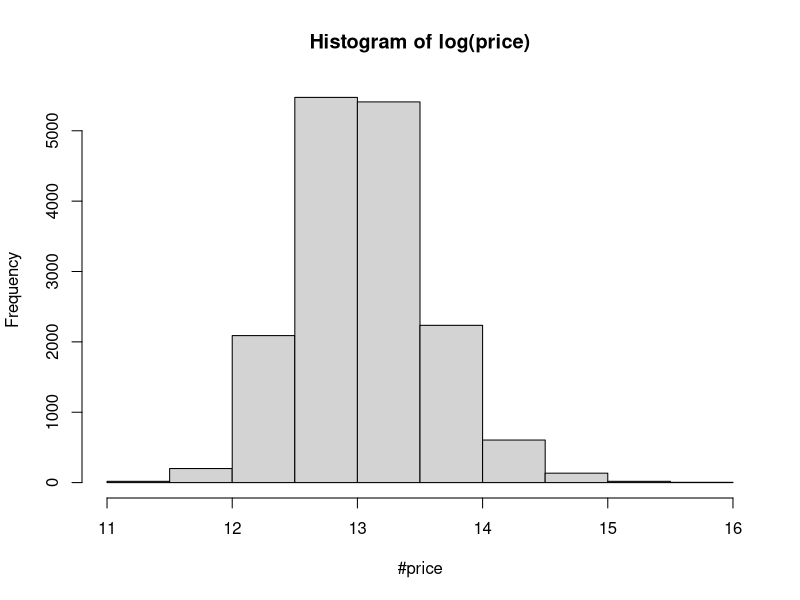
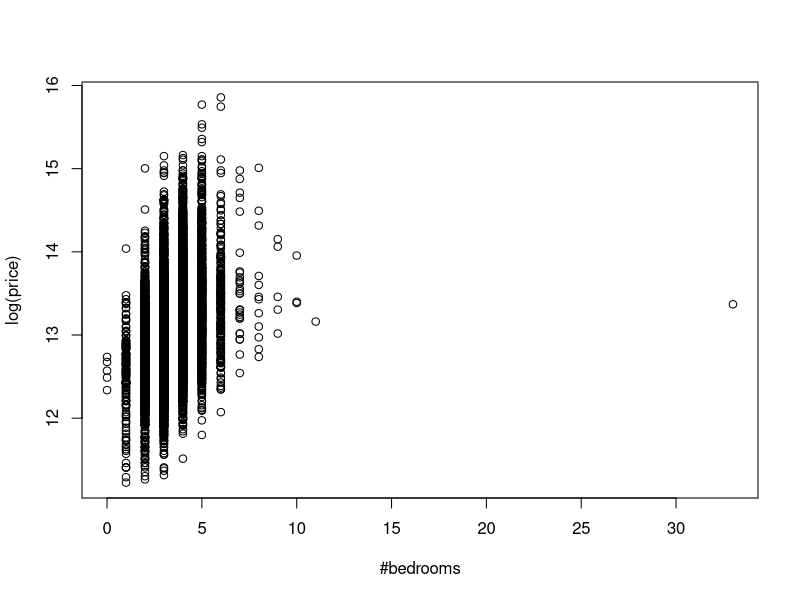
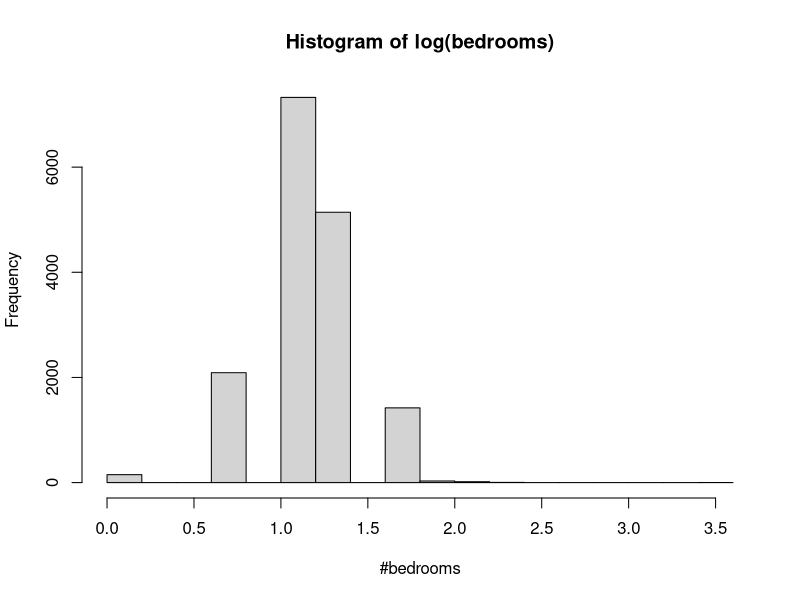
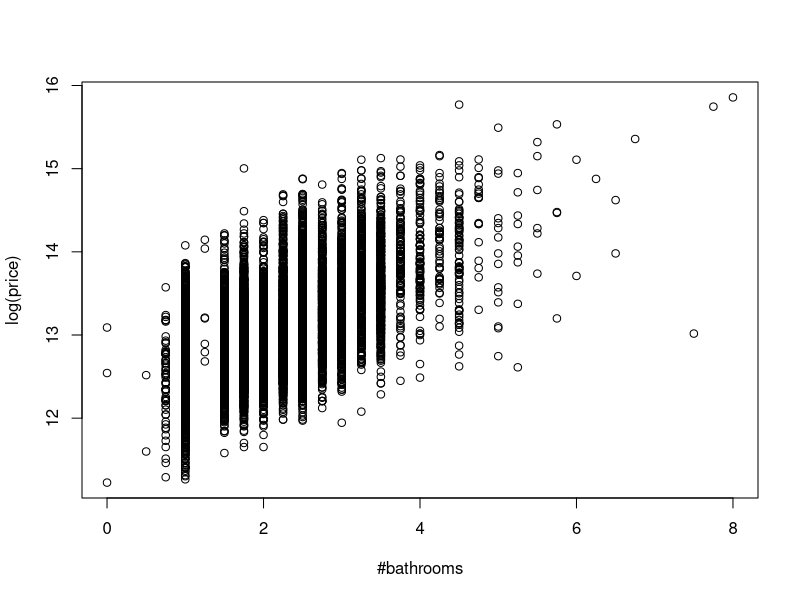
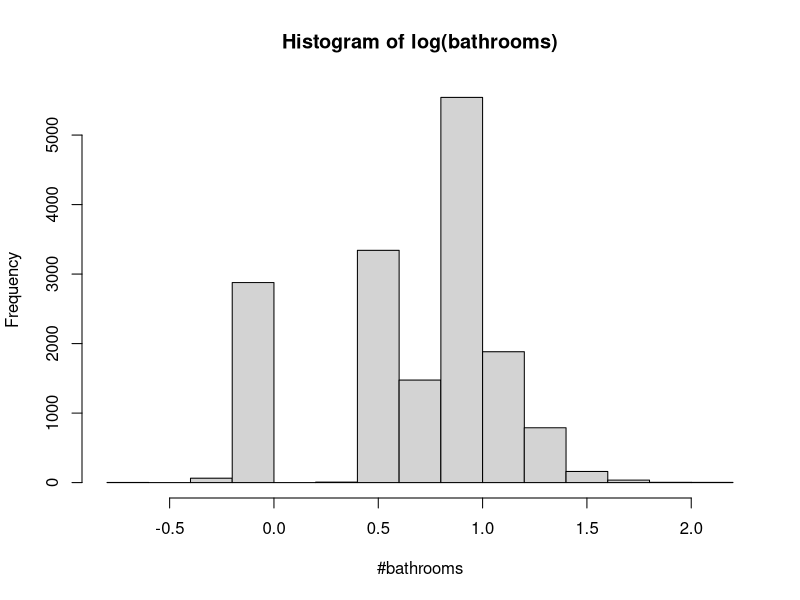
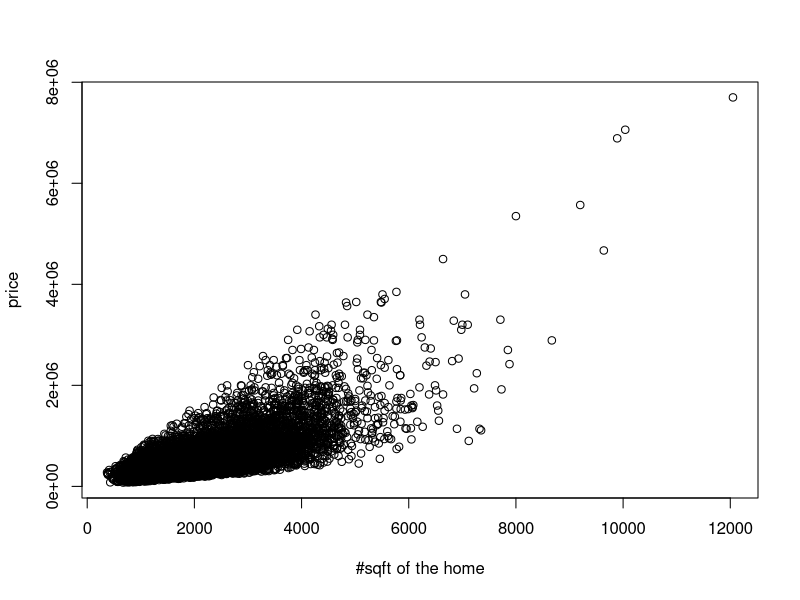
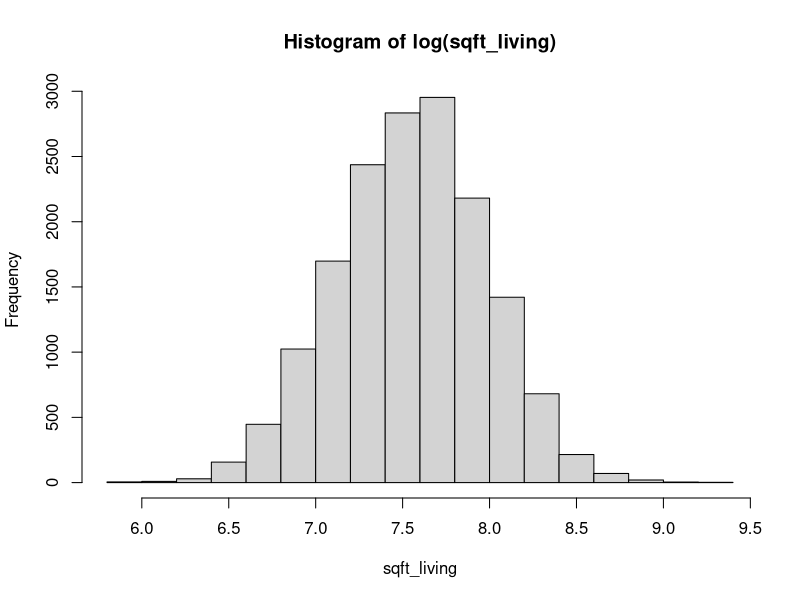
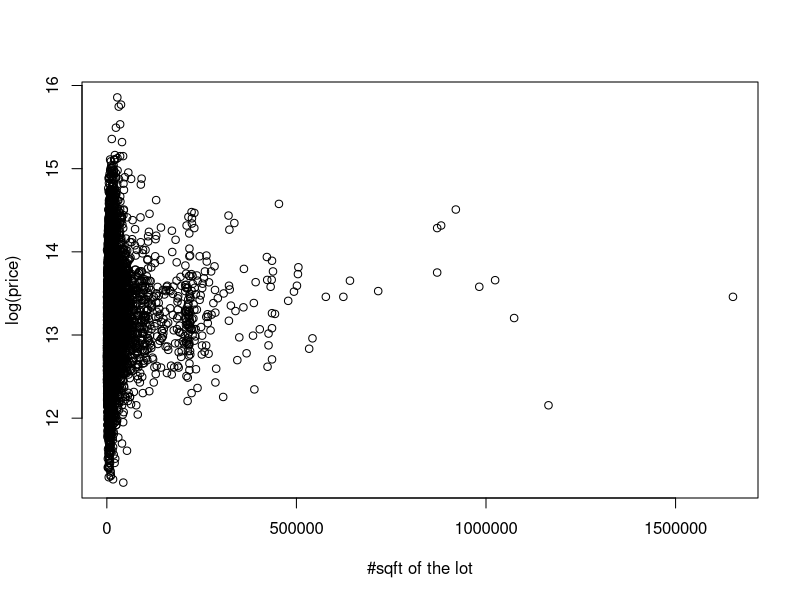

R code for these plots, in order:
## ---- chunk 1
knitr::opts_chunk$set(echo = TRUE)
## ---- chunk 2
dat <- read.csv("king.csv")
head(dat)
## ---- chunk 3
all(dat$X==dat$ID)
## ---- chunk 4
dat$X <- NULL
dat$ID <- NULL
# keep original data set stored because later, columns will be added to dat
orig_dat <- dat
## ---- chunk 5
summary(dat$price)
hist(log(dat$price), main = "Histogram of log(price)", xlab="#price")
## ---- chunk 6
summary(dat)
## ---- chunk 7
plot(log(dat$price)~dat$bedrooms, xlab="#bedrooms", ylab="log(price)")
## ---- chunk 8
cor(dat$price,dat$bedrooms)
## ---- chunk 9
max(dat$bedrooms)
## ---- chunk 10
cor(dat[dat$bedrooms<30, "price"], dat[dat$bedrooms<30, "bedrooms"])
## ---- chunk 11
summary(dat$bedrooms)
table(dat$bedrooms)
## ---- chunk 12
hist(log(dat$bedrooms), main="Histogram of log(bedrooms)", xlab="#bedrooms")
## ---- chunk 13
plot(log(dat$price)~dat$bathrooms, xlab="#bathrooms", ylab="log(price)")
## ---- chunk 14
cor(dat$price, dat$bathrooms)
## ---- chunk 15
summary(dat$bathrooms)
table(dat$bathrooms)
## ---- chunk 16
hist(log(dat$bathrooms), main="Histogram of log(bathrooms)", xlab="#bathrooms")
## ---- chunk 17
plot(dat$price~dat$sqft_living, xlab="#sqft of the home", 
     ylab="price")
## ---- chunk 18
cor(dat$price, dat$sqft_living)
## ---- chunk 19
summary(dat$sqft_living)
## ---- chunk 20
hist(log(dat$sqft_living), main="Histogram of log(sqft_living)", xlab="sqft_living")
## ---- chunk 21
plot(log(dat$price)~dat$sqft_lot, xlab="#sqft of the lot", ylab="log(price)")
## ---- chunk 22
cor(dat$price, dat$sqft_lot)
## ---- chunk 23
summary(dat$sqft_lot)
## ---- chunk 24
hist(log(dat$sqft_lot), main="Histogram of log(sqft_lot)", xlab="sqft_lot")
## ---- chunk 25
boxplot(log(dat$price)~dat$floors, xlab="#floors", ylab="price")
## ---- chunk 26
cor(dat$price, dat$floors)
## ---- chunk 27
summary(dat$floors)
table(dat$floors)
## ---- chunk 28
hist(dat$floors, main = "Histogram of floors", xlab="#floors")
## ---- chunk 29
dat$waterfront <- as.factor(dat$waterfront)
levels(dat$waterfront) <- c("No-Waterfront", "Waterfront")
## ---- chunk 30
boxplot(log(dat$price)~dat$waterfront, xlab="view to waterfront", 
     ylab="log(price)")
## ---- chunk 31
mean(dat[dat$waterfront=="No-Waterfront", "price"])
## ---- chunk 32
mean(dat[dat$waterfront=="Waterfront", "price"])
## ---- chunk 33
summary(dat$waterfront)
table(dat$waterfront)
## ---- chunk 34
boxplot(log(dat$price)~dat$view, xlab="#times the house has been viewed", 
        ylab="log(price)")
## ---- chunk 35
cor(dat$price, dat$view)
## ---- chunk 36
summary(dat[dat$view==0, "price"])
## ---- chunk 37
# get the number of outliers (below lower whisker of boxplot or above upper
# whisker). Whiskers are calculated by:
# (1st_quartile) - 1.5*(IQR) = (1st_quartile) - 1.5*(3rd_quartile-1st_quartile)
# and 
# (3rd_quartile) + 1.5*(IQR) = (3rd_quartile) + 1.5*(3rd_quartile-1st_quartile)
length(dat[dat$view==0 
           & log(dat$price) < log(312000) - 1.5*(log(600000)-log(312000))
           | log(dat$price) > log(600000) + 1.5*(log(600000)-log(312000)),
           "price"])
## ---- chunk 38
length(dat[dat$view==0 
           & log(dat$price) < log(312000) - 1.5*(log(600000)-log(312000))
           | log(dat$price) > log(600000) + 1.5*(log(600000)-log(312000)),
           "price"]) / length(dat[dat$view==0, "price"])
## ---- chunk 39
summary(dat[dat$view==1, "price"])
## ---- chunk 40
length(dat[dat$view==1 
           & log(dat$price) < log(515750) - 1.5*(log(947500)-log(515750))
           | log(dat$price) > log(947500) + 1.5*(log(947500)-log(515750)),
           "price"]) / length(dat[dat$view==1, "price"])
## ---- chunk 41
summary(dat[dat$view==2, "price"])
## ---- chunk 42
length(dat[dat$view==2 
           & log(dat$price) < log(489500) - 1.5*(log(935500)-log(489500))
           | log(dat$price) > log(935500) + 1.5*(log(935500)-log(489500)),
           "price"]) / length(dat[dat$view==2, "price"])
## ---- chunk 43
summary(dat[dat$view==3, "price"])
## ---- chunk 44
length(dat[dat$view==3 
           & log(dat$price) < log(582525) - 1.5*(log(1320000)-log(582525))
           | log(dat$price) > log(1320000) + 1.5*(log(1320000)-log(582525)),
           "price"]) / length(dat[dat$view==2, "price"])
## ---- chunk 45
summary(dat[dat$view==4, "price"])
## ---- chunk 46
length(dat[dat$view==4 
           & log(dat$price) < log(811000) - 1.5*(log(1705000)-log(811000))
           | log(dat$price) > log(1705000) + 1.5*(log(1705000)-log(811000)),
           "price"]) / length(dat[dat$view==2, "price"])
## ---- chunk 47
aggregate(dat$price, list(dat$view), FUN=sd)
## ---- chunk 48
summary(dat$view)
table(dat$view)
## ---- chunk 49
dat$condition <- as.factor(dat$condition)
levels(dat$condition) <- c("Bad Condition", "Average Condition", "Good Condition", "Very Good Condition", "Excellent Condition")
## ---- chunk 50
boxplot(log(dat$price)~dat$condition, xlab="Condition of the house", 
        ylab="log(price)")
## ---- chunk 51
aggregate(dat$price~dat$condition, FUN=mean)
## ---- chunk 52
table(dat$condition)
## ---- chunk 53
boxplot(log(dat$price)~dat$grade, xlab="grade of the house", ylab="log(price)")
## ---- chunk 54
cor(dat$price, dat$grade)
## ---- chunk 55
summary(dat$grade)
table(dat$grade)
hist(dat$grade, main="Histogram of grade", xlab="#grade")
## ---- chunk 56
plot(log(dat$price)~dat$sqft_above, xlab="sqft of the house", 
     ylab="log(price)")
## ---- chunk 57
cor(dat$price, dat$sqft_above)
## ---- chunk 58
dat$sqft_above_1000_range <- cut(dat$sqft_above, breaks=seq(0,9000,1000), 
                             labels=c("1-1000", "1001-2000", "2001-3000", 
                                      "3001-4000", "4001-5000", "5001-6000",
                                      "6001-7000", "7001-8000", "8001-9000"))
head(dat[, c("sqft_above", "sqft_above_1000_range")])
## ---- chunk 59
plot(log(dat$price)~dat$sqft_above_1000_range, 
     xlab="sqft of the house (without basement) in range of 1000",
     ylab="log(price)")
## ---- chunk 60
table(dat$sqft_above_1000_range)
## ---- chunk 61
summary(dat$sqft_above)
hist(dat$sqft_above)
## ---- chunk 62
plot(log(dat$price)~dat$sqft_basement, xlab="sqft of the basement", 
     ylab="log(price)")
## ---- chunk 63
cor(dat$price, dat$sqft_basement)
## ---- chunk 64
length(dat[dat$sqft_basement==0, "sqft_basement"]) / length(dat$sqft_basement)
## ---- chunk 65
cor(dat[dat$sqft_basement!=0, "price"], 
    dat[dat$sqft_basement!=0, "sqft_basement"])
## ---- chunk 66
summary(dat$sqft_basement)
## ---- chunk 67
hist(dat$sqft_basement, main="Histogram of sqft_basement", xlab="sqft basement")
## ---- chunk 68
plot(log(dat$price)~dat$yr_built, xlab="year built", ylab="log(price)")
## ---- chunk 69
dat$yr_built_10_range <- cut(dat$yr_built, breaks=seq(1900,2020,10), 
                             labels=c("1900-1910", "1911-1920", "1921-1930", 
                                      "1931-1940", "1941-1950", "1951-1960", 
                                      "1961-1970", "1971-1980", "1981-1990", 
                                      "1991-2000", "2001-2010", "2011-2020"))
# check if it worked: 
head(dat[, c("yr_built", "yr_built_10_range")])
## ---- chunk 70
boxplot(log(dat$price)~dat$yr_built_10_range, 
        xlab="yr_built in ranges of 10 years", ylab="log(price)")
## ---- chunk 71
dat$yr_built_20_range <- cut(dat$yr_built, breaks=seq(1900,2020,20), 
                             labels=c("1900-1920", "1921-1940", "1941-1960", 
                                      "1961-1980", "1981-2000", "2001-2020"))
# check if it worked: 
head(dat[, c("yr_built", "yr_built_20_range")])
## ---- chunk 72
boxplot(log(dat$price)~dat$yr_built_20_range, 
        xlab="yr_built in ranges of 20 years", ylab="log(price)")
## ---- chunk 73
cor(dat$price,dat$yr_built)
## ---- chunk 74
summary(dat$yr_built_10_range)
## ---- chunk 75
hist(dat$yr_built, main="Histogram of yr_built", xlab="yr_built")
## ---- chunk 76
plot(log(dat$price)~dat$yr_renovated, xlab="renovated year", ylab="log(price)")
## ---- chunk 77
plot(log(dat[dat$yr_renovated!=0, "price"])~
       dat[dat$yr_renovated!=0, "yr_renovated"],
     xlab="renovation year", ylab="log(price)")
## ---- chunk 78
cor(dat$price,dat$yr_renovated)
## ---- chunk 79
cor(dat[dat$yr_renovated!=0, "price"], dat[dat$yr_renovated!=0, "yr_renovated"])
## ---- chunk 80
hist(dat$yr_renovated, main="Histogram of yr_renovated", xlab="yr_renovated")
## ---- chunk 81
aggregate(dat$price, list(dat$zipcode), FUN=mean)
## ---- chunk 82
boxplot(log(dat$price)~dat$zipcode, xlab="zipcode", ylab="log(price)")
## ---- chunk 83
dat$zipcode_20_range <- cut(dat$zipcode, breaks=seq(98000,98200,20), 
                             labels=c("98001-98020", "98021-98040", 
                                      "98041-98060", "98061-98080",
                                      "98081-98100", "98101-98120",
                                      "98121-98140", "98141-98160",
                                      "98161-98180", "98181-98200"))
# check if it worked: 
head(dat[, c("zipcode", "zipcode_20_range")])
## ---- chunk 84
boxplot(log(dat$price)~dat$zipcode_20_range, 
        xlab="zipcodes, grouped in ranges of 20", ylab="log(price)")
## ---- chunk 85
hist(dat$zipcode, main="Histogram of zipcode", xlab="zipcode")
## ---- chunk 86
plot(log(dat$price)~dat$lat, xlab="latitude coordinate", ylab="log(price)")
## ---- chunk 87
dat$lat_005_range <- cut(dat$lat, breaks=seq(47.15, 47.80, 0.05), 
                         labels=c("47.11-47.20", "47.21-47.25", "47.26-47.30",
                                  "47.31-47.35", "47.36-47.40", "47.41-47.45",
                                  "47.46-47.50", "47.51-47.55", "47.56-47.60",
                                  "47.61-47.65", "47.66-47.70", "47.71-47.75",
                                  "47.76-47.80"))
head(dat[, c("lat", "lat_005_range")])
## ---- chunk 88
plot(log(dat$price)~dat$lat_005_range, 
     xlab="latitude coordinate in ranges of 0.05", ylab="log(price)")
## ---- chunk 89
cor(dat$price, dat$lat)
## ---- chunk 90
summary(dat$lat)
## ---- chunk 91
hist(dat$lat, main="Histogram of lat", xlab="lat")
## ---- chunk 92
plot(log(dat$price)~dat$long, xlab="longitude coordinate", ylab="log(price)")
## ---- chunk 93
# different notation used in order to make the ranges clear
dat$long_01_range <- cut(dat$long, breaks=seq(-122.6, -121.2, 0.1), 
                         labels=c("-122.6<x<=-122.5", "-122.5<x<=-122.4",
                                  "-122.4<x<=-122.3", "-122.3<x<=-122.2",
                                  "-122.2<x<=-122.1", "-122.1<x<=-122.0",
                                  "-122.0<x<=-121.9", "-121.9<x<=-121.8",
                                  "-121.8<x<=-121.7", "-121.7<x<=-121.6",
                                  "-121.6<x<=-121.5", "-121.5<x<=-121.4",
                                  "-121.4<x<=-121.3", "-121.3<x<=-121.2"))
head(dat[, c("long", "long_01_range")])
## ---- chunk 94
boxplot(log(dat$price)~dat$long_01_range, 
        xlab="longitude coordinate in ranges of 0.1", ylab="log(price)")
## ---- chunk 95
cor(dat$price, dat$long)
## ---- chunk 96
summary(dat$long)
hist(dat$long, main="Histogram of long", xlab="long")
## ---- chunk 97
dat$sqft_living15_500_range <- cut(dat$sqft_living15, breaks=seq(0, 6500, 500),
                                   labels=c("1-500", "501-1000", "1001-1500",
                                            "1501-2000", "2001-2500",
                                            "2501-3000", "3001-3500", 
                                            "3501-4000", "4001-4500",
                                            "4501-5000", "5001-5500",
                                            "5501-6000", "6001-6500"))
head(dat[, c("sqft_living15", "sqft_living15_500_range")])
## ---- chunk 98
boxplot(log(dat$price)~dat$sqft_living15_500_range, 
        xlab="square foot of interior housing of 15 closest neighbors in 
        range of 500", ylab="log(price)")
## ---- chunk 99
cor(dat$price, dat$sqft_living15)
## ---- chunk 100
summary(dat$sqft_living15)
hist(dat$sqft_living15)
## ---- chunk 101
plot(log(dat$price)~dat$sqft_lot15, 
     xlab="sqft of land lots of 15 closest neighbors", ylab="log(price)")
## ---- chunk 102
tail(sort(dat$sqft_lot15))
## ---- chunk 103
dat$sqft_lot15_2000_range <- cut(dat$sqft_lot15, 
                                  breaks=c(seq(0, 20000, 2000), +Inf),
                                  labels=c("1-2000", "2001-4000",
                                           "4001-6000", "6001-8000",
                                           "8001-10000", "10001-12000",
                                           "12001-14000", "14001-16000",
                                           "16001-18000", "18001-20000",
                                           ">20000"))

head(dat[, c("sqft_lot15", "sqft_lot15_2000_range")])
## ---- chunk 104
plot(log(dat$"price")~dat$sqft_lot15_2000_range,
     xlab="sqft of land lots of 15 closest neighbors in 2000 range",
     ylab="log(price)")
## ---- chunk 105
cor(dat$price,dat$sqft_lot15)
## ---- chunk 106
summary(dat$sqft_lot15)
hist(log(dat$sqft_lot15), main="Histogram of log(sqft_lot15", xlab="sqft_lot15")
## ---- chunk 107
vct_corr <- numeric(0)
for (i in names(dat)){
    cor.result <- cor(dat$price, as.numeric(dat[, i]))
    vct_corr <- c(vct_corr, cor.result)
}
names(vct_corr) <- names(dat)
vct_corr
## ---- chunk 108
library(dplyr)
dat_red <- select(dat, c(price, lat, bedrooms, sqft_basement, view, bathrooms,
                         sqft_living15, sqft_above, grade, sqft_living))
head(dat_red)
## ---- chunk 109
library(GGally)
ggcorr(data=dat_red, label = TRUE, label_size = 3, label_round = 3)
## ---- chunk 110
ggpairs(dat_red)
## ---- chunk 111
orig_length <- length(dat$price)
dat_red_out <- dat_red
## ---- chunk 112
b_lat <- boxplot(dat_red_out$lat)
l1 <- length(dat_red_out$price)
dat_red_out <- dat_red_out[dat_red_out$lat >= b_lat$stats[1] &
                       dat_red_out$lat <= b_lat$stats[5], ]
l2 <- length(dat_red_out$price)
sprintf("previous no. of samples: %s, new no. of samples: %s, new dataset contains %.2f%% of the samples of the previous dataset", l1, l2, (100*l2)/l1)
## ---- chunk 113
b_bedrooms <- boxplot(dat_red_out$bedrooms)
l1 <- length(dat_red_out$price)
dat_red_out <- dat_red_out[dat_red_out$bedrooms >= b_bedrooms$stats[1] &
                       dat_red_out$bedrooms <= b_bedrooms$stats[5], ]
l2 <- length(dat_red_out$price)
sprintf("previous no. of samples: %s, new no. of samples: %s, new dataset contains %.2f%% of the samples of the previous dataset", l1, l2, (100*l2)/l1)
## ---- chunk 114
b_sqft_basement <- boxplot(dat_red_out$sqft_basement)
l1 <- length(dat_red_out$price)
dat_red_out <- dat_red_out[dat_red_out$sqft_basement >= b_sqft_basement$stats[1] &
                       dat_red_out$sqft_basement <= b_sqft_basement$stats[5], ]
l2 <- length(dat_red_out$price)
sprintf("previous no. of samples: %s, new no. of samples: %s, new dataset contains %.2f%% of the samples of the previous dataset", l1, l2, (100*l2)/l1)
## ---- chunk 115
b_bathrooms <- boxplot(dat_red_out$bathrooms)
l1 <- length(dat_red_out$price)
dat_red_out <- dat_red_out[dat_red_out$bathrooms >= b_bathrooms$stats[1] &
                       dat_red_out$bathrooms <= b_bathrooms$stats[5], ]
l2 <- length(dat_red_out$price)
sprintf("previous no. of samples: %s, new no. of samples: %s, new dataset contains %.2f%% of the samples of the previous dataset", l1, l2, (100*l2)/l1)
## ---- chunk 116
b_sqft_living15 <- boxplot(dat_red_out$sqft_living15)
l1 <- length(dat_red_out$price)
dat_red_out <- dat_red_out[dat_red_out$sqft_living15 >= b_sqft_living15$stats[1] &
                       dat_red_out$sqft_living15 <= b_sqft_living15$stats[5], ]
l2 <- length(dat_red_out$price)
sprintf("previous no. of samples: %s, new no. of samples: %s, new dataset contains %.2f%% of the samples of the previous dataset", l1, l2, (100*l2)/l1)
## ---- chunk 117
b_sqft_above <- boxplot(dat_red_out$sqft_above)
l1 <- length(dat_red_out$price)
dat_red_out <- dat_red_out[dat_red_out$sqft_above >= b_sqft_above$stats[1] &
                       dat_red_out$sqft_above <= b_sqft_above$stats[5], ]
l2 <- length(dat_red_out$price)
sprintf("previous no. of samples: %s, new no. of samples: %s, new dataset contains %.2f%% of the samples of the previous dataset", l1, l2, (100*l2)/l1)
## ---- chunk 118
b_grade <- boxplot(dat_red_out$grade)
l1 <- length(dat_red_out$price)
dat_red_out <- dat_red_out[dat_red_out$grade >= b_grade$stats[1] &
                       dat_red_out$grade <= b_grade$stats[5], ]
l2 <- length(dat_red_out$price)
sprintf("previous no. of samples: %s, new no. of samples: %s, new dataset contains %.2f%% of the samples of the previous dataset", l1, l2, (100*l2)/l1)
## ---- chunk 119
b_sqft_living <- boxplot(dat_red_out$sqft_living)
l1 <- length(dat_red_out$price)
dat_red_out <- dat_red_out[dat_red_out$sqft_living >= b_sqft_living$stats[1] &
                       dat_red_out$sqft_living <= b_sqft_living$stats[5], ]
l2 <- length(dat_red_out$price)
sprintf("previous no. of samples: %s, new no. of samples: %s, new dataset contains %.2f%% of the samples of the previous dataset", l1, l2, (100*l2)/l1)
## ---- chunk 120
sprintf("Overall, the dataset contains now - after removing outliers - %.2f%% of the samples of the original dataset", (100*l2)/orig_length)
## ---- chunk 121
ggcorr(data=dat_red_out, label = TRUE, label_size = 3, label_round = 3)
## ---- chunk 122
ggpairs(dat_red_out)
## ---- chunk 123
model_1 = lm(price ~ ., data=dat_red)
model_1
## ---- chunk 124
dat_red$sqft_living<-NULL

## ---- chunk 125
model_1 = lm(price ~ ., data=dat_red)
model_1
## ---- chunk 126
summary(model_1)
## ---- chunk 127
dat_red_out$sqft_living <- NULL
## ---- chunk 128
model_2 = lm(price ~ ., data=dat_red_out)
model_2
## ---- chunk 129
summary(model_2)
## ---- chunk 130
dat_red$sqft_above2 <- dat_red$sqft_above^2
## ---- chunk 131
model_3 = lm(price ~ ., data=dat_red)
model_3
## ---- chunk 132
summary(model_3)
## ---- chunk 133
dat_red$basement <- ifelse(dat_red$sqft_basement>0, 1,0)
## ---- chunk 134
model_4 = lm(price ~ ., data=dat_red)
model_4
## ---- chunk 135
summary(model_4)
## ---- chunk 136
dat_red$floors2 <- ifelse(dat$floors >= 2, 1, 0)
dat_red$grade10 <- ifelse(dat_red$grade >= 10, 1, 0)

## ---- chunk 137
model_5 = lm(price ~ . +floors2*grade10+dat$waterfront*grade10, data=dat_red)
summary(model_5)
## ---- chunk 138
model_6 = lm(price ~ . , data=dat)
summary(model_6)
## ---- chunk 139
dat$sqft_basement<-NULL
## ---- chunk 140
model_6 = lm(price ~ . +dat_red$sqft_above2 +dat_red$floors2*dat_red$grade10+waterfront*dat_red$grade10 , data=dat)
summary(model_6)
